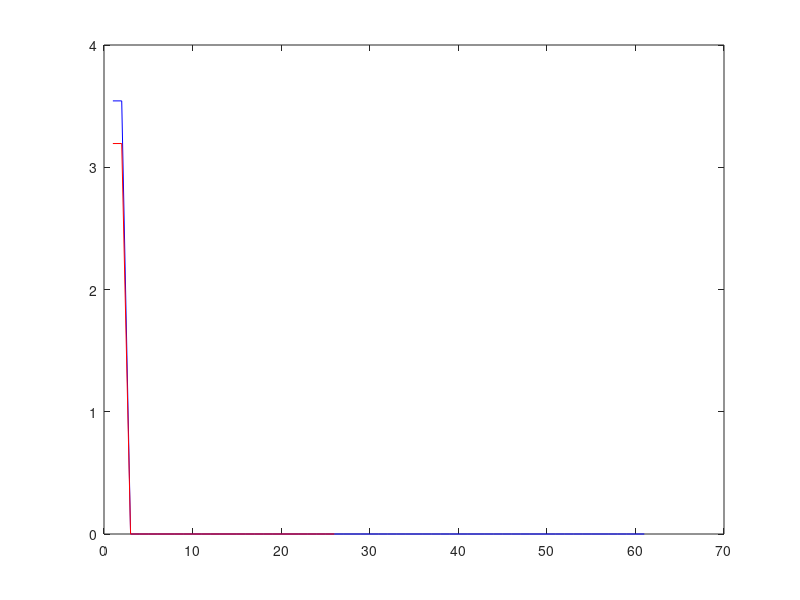

MATLAB code to generate this figure:
%%%%%%%%%%%%%%%%%%%%%%%%%%%%%%%%%%%%%%%%%%%%%%%%%%%%%%%%%%%%%%%%%%%%%%%%%%%
% In this file, we used gradient descent method to solve the
% linear regression problem mentioned in the report
%%%%%%%%%%%%%%%%%%%%%%%%%%%%%%%%%%%%%%%%%%%%%%%%%%%%%%%%%%%%%%%%%%%%%%%%%%%


%% read and pre-process feature and label files
load feature_matrix.txt
load label_independent.txt

%% declare global variables used in query.m
global sentenceMap F L A method;

% set method
method = 'lr';

% chunk feature matrix to be consisitent with label matrix
F = feature_matrix(1:size(label_independent, 1), :);
% select grammatical feature
F = F(:, 1:10);
L = label_independent;

% build sentence number map
fid = fopen('sentence_map.txt');
sentenceMap = [];
for i = 1 : size(F,1)
    line = fgetl(fid);
    [sentenceNum totalScript] = strread(line, '%s %d', 'delimiter', ' \t');
    sentenceMap = [sentenceMap; sentenceNum totalScript];
end
fclose(fid);

% remove all rows where feature/label sum up to 0
zeroRowsF = find(all(F==0,2));
zeroRowsL = find(all(L==0,2));
zeroRows = [zeroRowsF;zeroRowsL];
F(zeroRows, :) = [];
L(zeroRows, :) = [];
sentenceMap(zeroRows, :) = [];

% approximate 0.0 in order KL can work
L(find(L == 0)) = 0.0001;

% shuffle the rows to fully test the method
FL = [F L];
randIndex = randperm(size(FL, 1));
FL = FL(randIndex, :);
F = FL(:, 1:size(F,2));
seperator = size(F,2) + 1;
L = FL(:, seperator : seperator + size(L,2) - 1);
sentenceMap = sentenceMap(randIndex, :);

% normalize number of scripts and serve as weights of
% weighted LR
numScripts = cell2mat(sentenceMap(:,2));
numScripts = numScripts / sum(numScripts);


%% declare constants
featureNum = size(F, 2); % number of features
changeType = size(L, 2); % number of types of operations
sentenceNum = size(F, 1); % number of sentences
trainNum = round(sentenceNum * 0.7); % number of sentences for training
testNum = sentenceNum - trainNum;
ita = 1e-6;  % convergence condition
alpha = 8e-5;  % stepsize
alpha_fine = 8e-7; % finer stepsize
numRand = 5; % number of runs to compute random result 

%% apply gradient descend solving the optimization problem

% initialize mapping matrix randomly
A = rand(changeType, featureNum);

% store result of KL summation
MSEvecTrain = zeros(1,trainNum);
MSEvecTest = zeros(1, testNum);

% used for updating mapping matrix A
gradientMatrix = zeros(changeType, featureNum);

flag = 1;
n = 1;
while flag == 1
    for s = 1:trainNum
        f = A * F(s,:)';
        tempA = zeros(changeType, featureNum);
        for i = 1:changeType
            for j = 1:featureNum
                % it is possible that L(s,i) == 0
                gradientAij = 2 * numScripts(s) * (f(i) - L(s,i)) * F(s,j);
                gradientMatrix(i,j) = gradientAij;
                tempA(i,j) = A(i,j)- alpha * gradientAij;
                
                % if Aij is negative after updates, it is possible f(i)<0
                % in next iteration, to avoid this, we do not change Aij
                % it should be noted that even though we do not change Aij,
                % converge rate will be decreased, however, the loss
                % function still decreases and we can finally get the
                % optimal solution
                if (tempA(i,j) < 0)
                    tempA(i,j) = A(i,j);
                end
            end
        end
        A = tempA;
    end
    
    % after updating A in one round, calculate total KL in testing data
    totalTestMSE = 0;
    for s1 = trainNum + 1 : sentenceNum
        f_result = A * F(s1,:)';
        MSE = norm((f_result - L(s1,:)'),2);
        totalTestMSE = totalTestMSE + MSE;
    end
    totalTestMSE = totalTestMSE/(sentenceNum - trainNum);
    MSEvecTest(n) = totalTestMSE;
    
    % afer updating A in one round, calculate total KL in training data
    totalTrainMSE = 0;
    for s1 = 1 : trainNum
        f_result = A * F(s1,:)';
        MSE = norm((f_result - L(s1,:)'),2);
        totalTrainMSE = totalTrainMSE + MSE;
    end
    totalTrainMSE = totalTrainMSE / (trainNum)
    MSEvecTrain(n) = totalTrainMSE;
    
    if n > 1
        %  if kl in two rounds of iteration are quite similar, stop
        %  descending
        if abs(MSEvecTrain(n-1)-MSEvecTrain(n)) < ita
            flag = 0;
        end
    end

    n = n + 1;   
end

%% Plot result
x = 1 : 1 : size(MSEvecTrain,2);
y = 1 : 1 : size(MSEvecTest,2);
plot(x, MSEvecTrain, 'b');
hold on;
plot(y, MSEvecTest, 'r');

%%%%%%%%%% Print out final result %%%%%%%%%%
MSE_Train = ['MSE on training data using RL: ', num2str(min(MSEvecTrain))];
display(MSE_Train);
MSE_Test = ['MSE on testing data using RL: ', num2str(min(MSEvecTest))];
display(MSE_Test);

% display available testing sentences
querySentencesPool = sentenceMap(trainNum + 1:sentenceNum,:)
